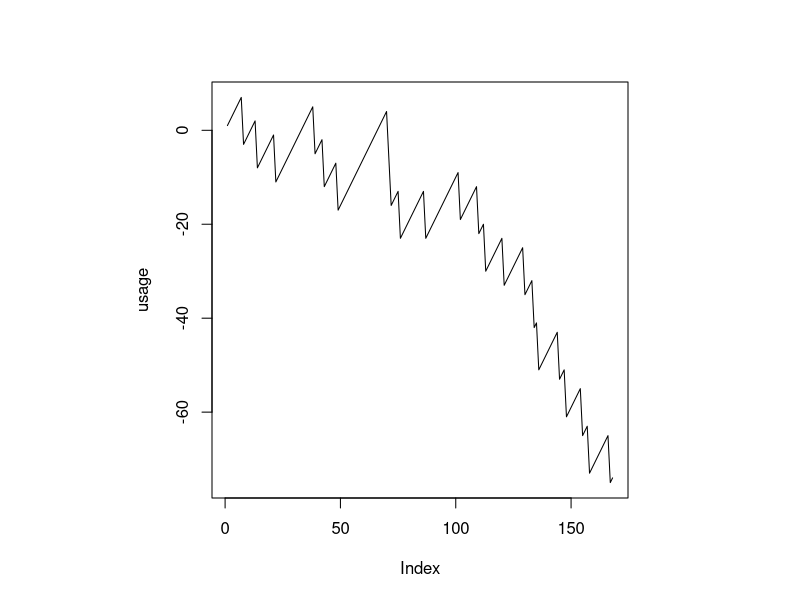
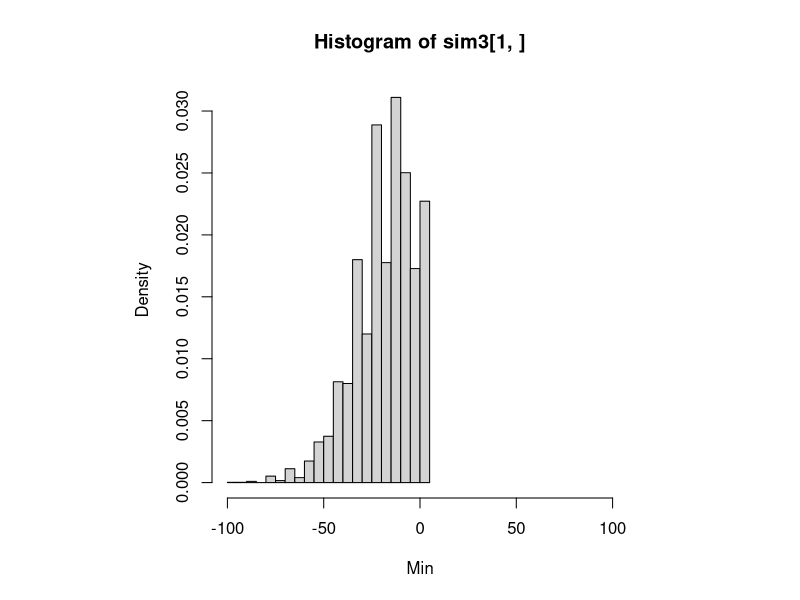
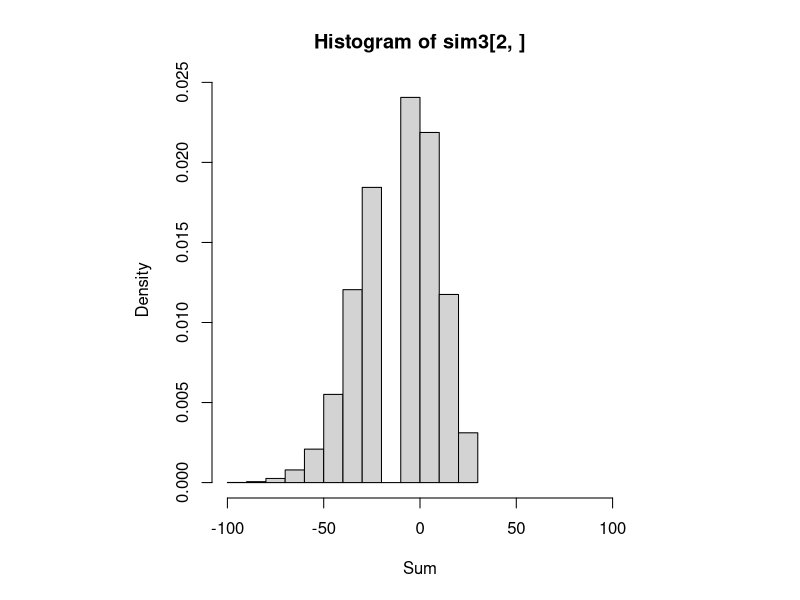
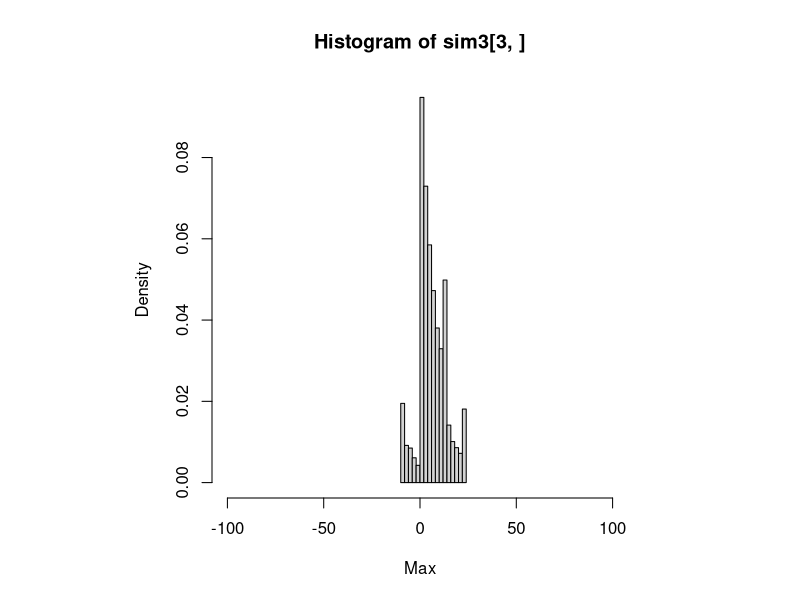

Reproduce these figures in R, in order.
#!/usr/bin/Rscript
##
## Start the interpreter  with M-R. Use C-c C-j to  eval a line, C-M-x
## to eval a paragraph.
##
## Back of the evelope calculation ... Say it takes 0.1s to simulate a
## distribution  in  the  future  for   a  single  "disk  usage"  time
## series. In 30s which is a timeout for a Zabbix Item you can only do
## as many as 300 "disks", that is about 30-100 VMs max.  On the other
## hand if we agree to simulate the future once an hour one can manage
## several thousands VMs.
##

##
## Simulating Data might be usefull as a tutorial [1].
##
## [1] https://clayford.github.io/dwir/dwr_12_generating_data.html
##
## In this  particular distribution  the increments are  usually small
## and positive or large and negative:
prior <- c(1,1,1,1,1,1,1,1,1,-10);

## This outputs the frequency table:
table (prior);
mean (prior);                           # -0.1
## plot (ecdf (prior), do.points = FALSE, verticals = TRUE);

## In case you want to exclude drift:
## prior <- prior - mean (prior);

## There are 7 * 24 = 168 hours in a week
day <- 24;
week <- 7 * day;
usage <- cumsum (sample (prior, size = week, replace = TRUE));
par (pty = "s");                        # square windows
plot (usage, type = "l");

## One week of  data, in fact only  167 = 168 -  1 differences, should
## give us  some idea of prior  distribution. Still it will  often not
## suffice to recover the prior accurately.
distr <- diff (usage);
table (distr);
mean (distr);
## plot (table (distr));

## Min, Last,  and Max as  a few  observations derived from  a cusmsum
## trajectory:
f3 <- function (s) {
    c (min (cumsum (s)), sum (s), max (cumsum (s)))
}

simulate <- function (distr, size) {
    f3 (sample (distr, size = day, replace = TRUE))
}

## Simulate the evolution over one day  many times. In fact you may be
## interested in the behaviour of max(cumsum(...)) or min(cumsum(...))
## and not  just sum(...). Since f()  returns a 3-vector the  shape of
## the resulte is 3 x n:
system.time (
    sim3 <- replicate (n = 10000, simulate (distr, size = day))
)
sims <- sim3[2, ];
fivenum (sims);
## The expectation value of a sum is  a multiple of that for the prior
## distribution:
c (mean (sims),  day * mean (distr), day * mean (prior));

## Histograms
xlim <- c(-100, 100);
hist (sim3[1, ], prob = TRUE, xlab = "Min", xlim = xlim);
hist (sim3[2, ], prob = TRUE, xlab = "Sum", xlim = xlim);
hist (sim3[3, ], prob = TRUE, xlab = "Max", xlim = xlim);
## lines (density (sim3[1, ], bw = 5));
## lines (density (sim3[3, ], bw = 5));

## Empirical cumulative distribution function:
## plot (ecdf (sims), do.points = FALSE, verticals = TRUE);
## qqnorm (sims); qqline (sims);
